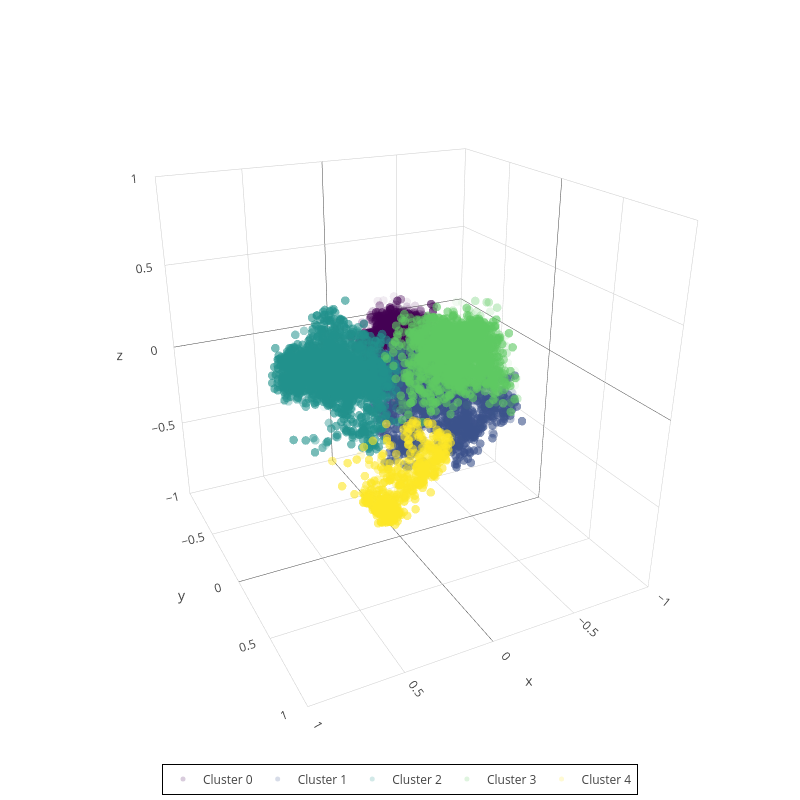

The notebook cell this image was saved under:
### Code cell
import plotly.graph_objs as go
from plotly.subplots import make_subplots
import matplotlib.colors as mcolors  # To convert colors to hex

colors = [
    mcolors.rgb2hex(cm.viridis(i)) for i in np.linspace(0, 1, len(unique_cluster_ids))
]

fig = make_subplots(rows=1, cols=1, specs=[[{"type": "scatter3d"}]])


# Convert index to row and column in a 2x2 grid
row, col = divmod(0, 1)

# Create traces for each cluster
for i, cluster_id in enumerate(unique_cluster_ids):
    mask = kmeans_txtimg_labels == cluster_id
    fig.add_trace(
        go.Scatter3d(
            x=pca_img_3d_results[mask, 0],  # PC1
            y=pca_img_3d_results[mask, 1],  # PC2
            z=pca_img_3d_results[mask, 2],  # PC3
            mode="markers",
            marker=dict(size=5, color=colors[i], opacity=0.075),
            name=f"Cluster {cluster_id}",
        ),
        row=row + 1,
        col=col + 1,
    )

# Step 5: Set titles and layout
fig.update_layout(
    height=800,
    width=800,
    template="none",
    margin=dict(t=5, r=20, b=10, l=20),
    scene=dict(
        xaxis=dict(range=[-1, 1]),
        yaxis=dict(range=[-1, 1]),
        zaxis=dict(range=[-1, 1]),
        camera_eye=dict(x=1, y=2, z=1),
    ),
)

fig.update_layout(
    legend=dict(
        x=0.5,  # Center the legend horizontally
        y=-0.01,  # Place the legend below the plot
        xanchor="center",  # Align legend horizontally by its center
        yanchor="top",  # Align legend vertically by its top
        orientation="h",  # Arrange legend items horizontally
        bgcolor="rgba(255, 255, 255, 0.7)",  # Optional: Add a semi-transparent background
        bordercolor="black",  # Optional: Add a border
        borderwidth=1,  # Optional: Set border width
    )
)

# Step 6: Show plot
fig.show()
fig.write_image(os.path.join(output_dir, "3d_embedding_txtimg.png"))

### Figure 1 — Plotly figure (JSON) as saved in the notebook; plotly's stock layout.template omitted (floating-point values rounded to 4 significant figures; data arrays with more than 128 entries replaced by an {"elided": "..."} marker saying what was removed)
{"data": [{"marker": {"color": "#440154", "opacity": 0.075, "size": 5}, "mode": "markers", "name": "Cluster 0", "scene": "scene", "type": "scatter3d", "x": {"elided": "9984 float values"}, "y": {"elided": "9984 float values"}, "z": {"elided": "9984 float values"}}, {"marker": {"color": "#3b528b", "opacity": 0.075, "size": 5}, "mode": "markers", "name": "Cluster 1", "scene": "scene", "type": "scatter3d", "x": {"elided": "16163 float values"}, "y": {"elided": "16163 float values"}, "z": {"elided": "16163 float values"}}, {"marker": {"color": "#21918c", "opacity": 0.075, "size": 5}, "mode": "markers", "name": "Cluster 2", "scene": "scene", "type": "scatter3d", "x": {"elided": "20692 float values"}, "y": {"elided": "20692 float values"}, "z": {"elided": "20692 float values"}}, {"marker": {"color": "#5ec962", "opacity": 0.075, "size": 5}, "mode": "markers", "name": "Cluster 3", "scene": "scene", "type": "scatter3d", "x": {"elided": "15288 float values"}, "y": {"elided": "15288 float values"}, "z": {"elided": "15288 float values"}}, {"marker": {"color": "#fde725", "opacity": 0.075, "size": 5}, "mode": "markers", "name": "Cluster 4", "scene": "scene", "type": "scatter3d", "x": {"elided": "6639 float values"}, "y": {"elided": "6639 float values"}, "z": {"elided": "6639 float values"}}], "layout": {"height": 800, "legend": {"bgcolor": "rgba(255, 255, 255, 0.7)", "bordercolor": "black", "borderwidth": 1, "orientation": "h", "x": 0.5, "xanchor": "center", "y": -0.01, "yanchor": "top"}, "margin": {"b": 10, "l": 20, "r": 20, "t": 5}, "scene": {"camera": {"eye": {"x": 1, "y": 2, "z": 1}}, "domain": {"x": [0.0, 1.0], "y": [0.0, 1.0]}, "xaxis": {"range": [-1, 1]}, "yaxis": {"range": [-1, 1]}, "zaxis": {"range": [-1, 1]}}, "width": 800}}
